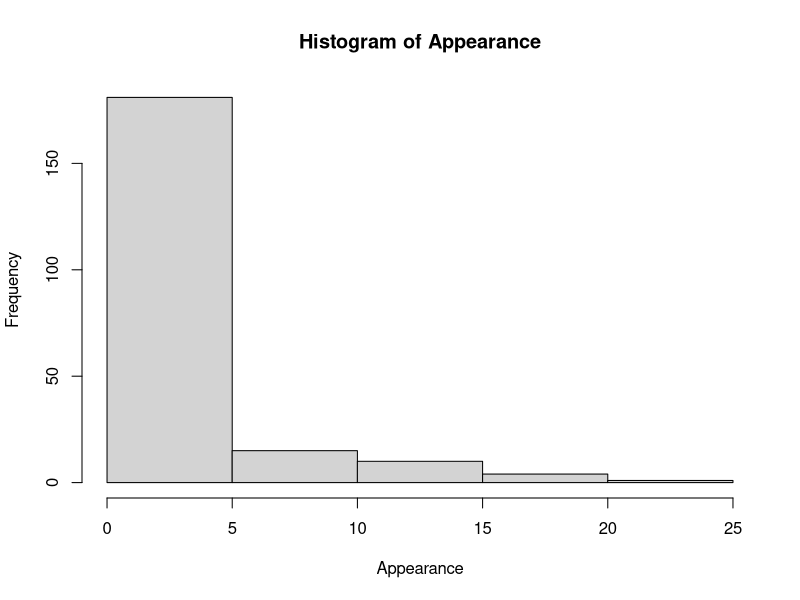
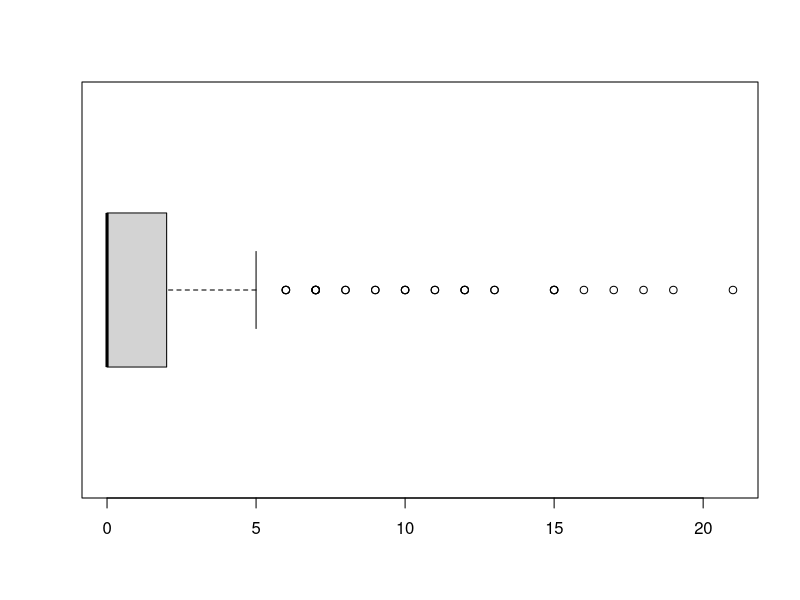
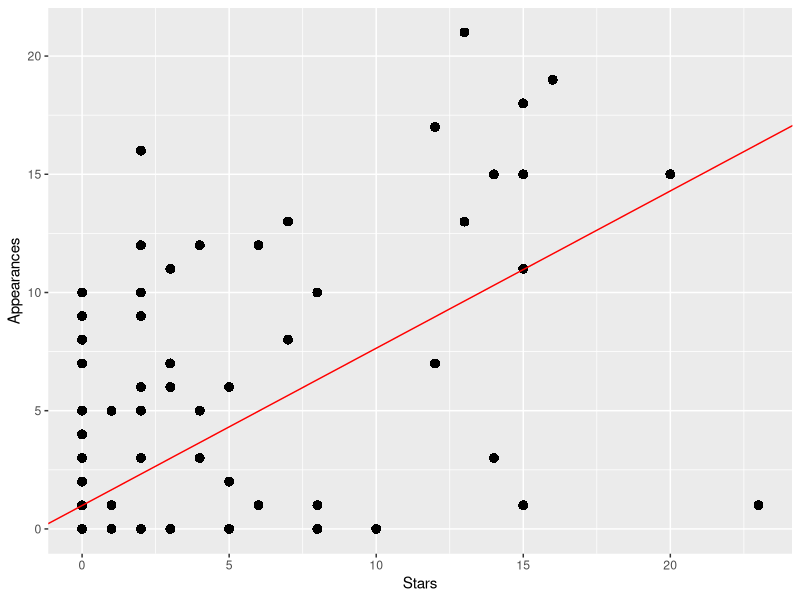

These charts were generated, in order, by the following R code:
## ---- chunk 1
knitr::opts_chunk$set(echo = TRUE)
## ---- chunk 2
library(readxl, logical.return=FALSE)
library(ggplot2, logical.return=FALSE)
library(dplyr, warn.conflicts=FALSE)

WC<- read_xlsx('WorldCup.xlsx')
## ---- chunk 3
Appearance<- pull(WC,7)

hist(Appearance, breaks = 5)
boxplot(Appearance, horizontal=TRUE)
## ---- chunk 4
z<- lm(Appearances~Stars,data=WC)

ggplot(WC, aes(Stars, Appearances))+geom_point(size=3, shape=16)+
  geom_abline(slope=z$coefficients[2], intercept=z$coefficients[1], color='red')

 cor(WC$Stars, WC$Appearances)
